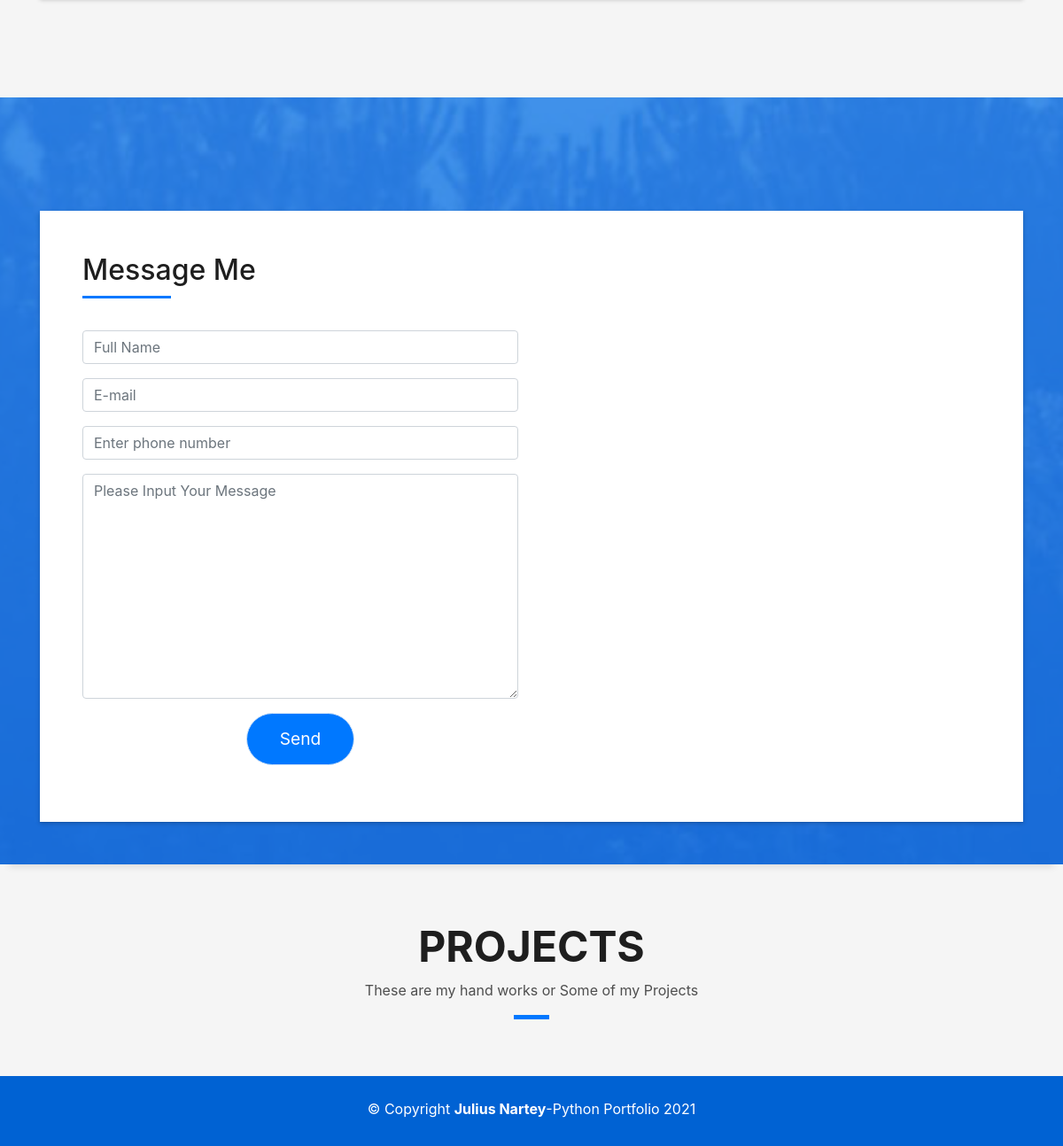
The app's page / (lower part), older data.
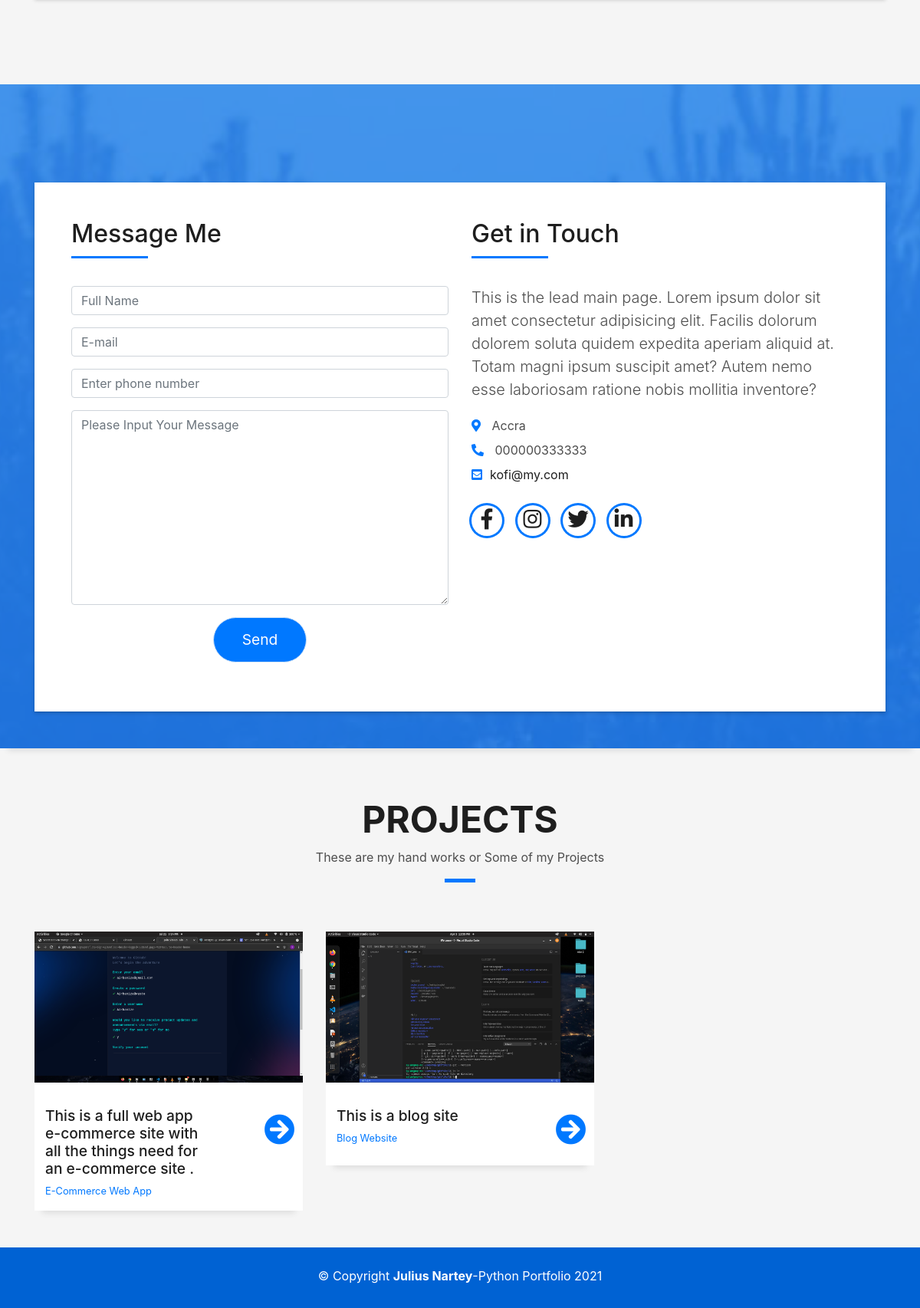
The same page, newer data.
### portfolio/models.py (models this page shows, shortened)
class Touch(models.Model):
    lead = models.TextField(max_length=500, blank=True)
    location = models.CharField(max_length=100, blank=True)
    telephone = models.CharField(max_length=20, blank=True)
    email = models.EmailField(blank=True)

class Project(models.Model):
    description = models.TextField(max_length=500, blank=True)
    title = models.CharField(max_length=50, blank=True)
    image = models.ImageField(blank=True)
    link = models.URLField(blank=True)
    gitlink = models.URLField(blank=True)

### portfolio/views.py (the view)
# urls.py: path('', views.home_list, name='home_list'),
def home_list(request):
    home = Home.objects.all()
    touch = Touch.objects.all()
    project = Project.objects.all()
    if request.method == 'POST':
        form = ContactForm(request.POST)
        if form.is_valid():
                form.send()
        return redirect('portfolio:home_list')
    else:
        form = ContactForm()
    return render(request, 'portfolio/base.html', { 'form': form,
                                                    'home':home,
                                                    'touch':touch,
                                                    'project':project})

### portfolio/forms.py (shortened to what this page needs)
class ContactForm(forms.Form):
    name = forms.CharField(max_length=120,widget=forms.TextInput(attrs={'class':'form-control', 'placeholder':'Full Name'}))
    email = forms.EmailField(widget=forms.EmailInput(attrs={'class':'form-control', 'placeholder':'E-mail'}))
    phone_number = forms.CharField(widget=forms.TextInput(attrs={'class':'form-control', 'placeholder':'Enter phone number'}))
    message = forms.CharField(widget=forms.Textarea(attrs={'class':'form-control', 'placeholder':'Please Input Your Message'}))

### templates/portfolio/base.html (shortened to what this page needs)
{% load static %}
<!DOCTYPE html>
<html lang="en">
<head>
  <link href="{% static 'css/bootstrap.min.css' %}" rel="stylesheet" />
  <link href="{% static 'css/font-awesome.min.css' %}" rel="stylesheet" />
  <link href="{% static 'css/owl.carousel.min.css' %}" rel="stylesheet" />
  <link href="{% static 'css/venobox.css' %}" rel="stylesheet">
  <link href="{% static 'css/custom.css' %}" rel="stylesheet">
  <link href="{% static "css/style.css" %}" rel="stylesheet">
  <link rel="stylesheet" href="https://use.fontawesome.com/releases/v5.15.3/css/all.css"
>
</head>
<body id="page-top">
  {% include 'portfolio/home.html' %}
  {% include 'portfolio/contact.html' %}
  {% include 'portfolio/projects.html' %}
  </main>
  <footer>
    <div class="container">
      <div class="row">
        <div class="col-sm-12">
          <div class="copyright-box">
            <p class="copyright">&copy; Copyright <strong>Julius Nartey</strong>-Python Portfolio 2021</p>
          </div>
        </div>
      </div>
    </div>
  </footer>
</body>
</html>

### templates/portfolio/home.html (shortened to what this page needs)
    {% for home in home %}
    <main id="main">
      <section id="about" class="about-mf sect-pt4 route">
        <div class="container">
          <div class="row">
            <div class="col-sm-12">
            </div>
          </div>
        </div>
      </section>
      {% endfor %}

### templates/portfolio/contact.html (shortened to what this page needs)
{% load crispy_forms_tags %}
<section class="paralax-mf footer-paralax bg-image sect-mt4 route"
  style="background-image: url(assets/img/overlay-bg.jpg)">
  <div class="container">
    <div class="row">
      <div class="col-sm-12">
        <div class="contact-mf">
          <div id="contact" class="box-shadow-full">
            <div class="row">
              <div class="col-md-6">
                <div class="title-box-2">
                  <h5 class="title-left">
                    Message Me
                  </h5>
                </div>
                <div>
                  <div class="row">
                    <div class="col-md-12 mb-3">
                      <form method="post">
                        {{ form|crispy }}
                        <div class="col-md-12 text-center">
                          <button type="submit" class="button button-a button-big button-rouded">Send</button>
                        </div>
                      </form>
                    </div>
                  </div>
                </div>
              </div>
              {% for t in touch %}
              <div class="col-md-6">
                <div class="title-box-2 pt-4 pt-md-0">
                  <h5 class="title-left">
                    Get in Touch
                  </h5>
                </div>
                <div class="more-info">
                  <p class="lead">
                    {{t.lead}}
                  </p>
                  <ul class="list-ico">
                    <li><span class="fas fa-map-marker-alt"></span> {{ t.location }}</li>
                    <li><span class="fas fa-phone-alt"></span> {{ t.telephone }}</li>
                    <li><a href=""><span class="fas fa-envelope-square"></span>{{ t.email }} </a></li>
                  </ul>
                </div>
                <div class="socials">
                  <ul>
                    <li><a href="https://web.facebook.com/julius.nartey.71"><span class="ico-circle"><i
                            class="fab fa-facebook-f"></i></span></a></li>
                    <li><a href="https://instagram.com/narteyjulius2"><span class="ico-circle"><i
                            class="fab fa-instagram"></i></span></a></li>
                    <li><a href="http://twitter.com/@sylar71845646"><span class="ico-circle"><i
                            class="fab fa-twitter"></i></span></a></li>
                    <li><a href="https://www.linkedin.com/in/julius-nartey-16b5441b0/"><span class="ico-circle"><i
                            class="fab fa-linkedin-in"></i></span></a></li>
                  </ul>
                </div>
              </div>
              {% endfor %}
            </div>
          </div>
        </div>
      </div>
    </div>
  </div>
</section>

### templates/portfolio/projects.html (shortened to what this page needs)
<section id="work" class="portfolio-mf sect-pt4 route">
  <div class="container">
    <div class="row">
      <div class="col-sm-12">
        <div class="title-box text-center">
          <h3 class="title-a">
            Projects
          </h3>
          <p class="subtitle-a">
            These are my hand works or Some of my Projects
          </p>
          <div class="line-mf"></div>
        </div>
      </div>
    </div>
    <div class="row">
      {% for p in project %}
      <div class="col-md-4">
        <div class="work-box">
          <a href="{{p.image.url}}" data-gall="portfolioGallery" class="venobox">
            <div class="work-img">
              <img src="{{p.image.url}}" alt="" class="img-fluid">
            </div>
          </a>
          <div class="work-content">
            <div class="row">
              <div class="col-sm-8">
                <h2 class="w-title"> {{p.description}} </h2>
                <div class="w-more">
                  <a href="{{ p.gitlink }}">
                    <span class="w-ctegory"> {{p.title}} </span>
                  </a>
                </div>
              </div>
              <div class="col-sm-4">
                <div class="w-like">
                  <a href="{{p.link}}"> <span class="fas fa-arrow-circle-right"></span></a>
                </div>
              </div>
            </div>
          </div>
        </div>
      </div>
      {% endfor %}
    </div>
  </div>
</section>

### portfolio/static/css/style.css (style rules this page uses)
body { background-color: #f5f5f5; color: #4e4e4e; }
h1, h2, h3, h4, h5, h6 { color: #1e1e1e; }
a { color: #1e1e1e; transition: all 0.5s ease-in-out; }
.box-shadow, .paralax-mf, .service-box, .work-box, .card-blog { box-shadow: 0 13px 8px -10px rgba(0, 0, 0, 0.1); }
.bg-image { background-repeat: no-repeat; background-attachment: fixed; background-size: cover; background-position: center center; }
.paralax-mf { position: relative; padding: 8rem 0; }
.sect-pt4 { padding-top: 4rem; }
.sect-mt4 { margin-top: 4rem; }
.title-box { margin-bottom: 4rem; }
.title-a { font-size: 3rem; font-weight: bold; text-transform: uppercase; }
.subtitle-a { color: #4e4e4e; }
.line-mf { width: 40px; height: 5px; background-color: #0078ff; margin: 0 auto; }
.title-box-2 { margin-bottom: 3rem; }
.title-left { font-size: 2rem; position: relative; }
.title-left:before { content: ''; position: absolute; height: 3px; background-color: #0078ff; width: 100px; bottom: -12px; }
.box-shadow-full { padding: 3rem 1.25rem; position: relative; background-color: #fff; margin-bottom: 3rem; z-index: 2; box-shadow: 0 1px 1px 0 rgba(0, 0, 0, 0.06), 0 2px 5px 0 rgba(0, 0, 0, 0.2); }
@media (min-width: 768px) { .box-shadow-full { padding: 3rem; } }
.socials { padding: 1.5rem 0; }
.socials ul li { display: inline-block; }
.socials .ico-circle { height: 40px; width: 40px; font-size: 1.7rem; border-radius: 50%; line-height: 1.4; margin: 0 15px 0 0; box-shadow: 0 0 0 3px #0078ff; transition: all 500ms ease; }
.ul-resect, .socials ul, .list-ico, .blog-wrapper .post-meta ul, .box-comments .list-comments, .widget-sidebar .list-sidebar, .widget-tags ul { list-style: none; padding-left: 0; margin-bottom: 0; }
.list-ico { line-height: 2; }
.list-ico span { color: #0078ff; margin-right: 10px; }
.ico-circle { height: 100px; width: 100px; font-size: 2rem; border-radius: 50%; line-height: 1.55; margin: 0 auto; text-align: center; box-shadow: 0 0 0 10px #0078ff; display: block; }
.button { display: inline-block; padding: .3rem .6rem; text-align: center; vertical-align: middle; -webkit-user-select: none; -moz-user-select: none; -ms-user-select: none; user-select: none; font-size: 1rem; border-radius: .3rem; border: 1px solid transparent; transition: all 500ms ease; cursor: pointer; }
.button-a { background-color: #0078ff; color: #fff; border-color: #cde1f8; }
.button-big { padding: .9rem 2.3rem; font-size: 1.2rem; }
.button-rouded { border-radius: 5rem; }
.work-box { margin-bottom: 3rem; -webkit-backface-visibility: hidden; backface-visibility: hidden; background-color: #fff; }
.work-img { display: block; overflow: hidden; }
.work-img img { transition: all 1s; }
.work-content { padding: 2rem 3% 1rem 4%; }
.work-content .w-more { color: #4e4e4e; font-size: .8rem; }
.work-content .w-more .w-ctegory { color: #0078ff; }
.work-content .w-like { font-size: 2.5rem; color: #0078ff; float: right; }
.work-content .w-like a { color: #0078ff; }
.w-title { font-size: 1.2rem; }
.footer-paralax { padding: 4rem 0 0 0; }
.contact-mf { margin-top: 4rem; }
footer { text-align: center; color: #fff; padding: 25px 0; background: #0062d3; }
footer .copyright { margin-bottom: .3rem; }

Row changes from the older to the newer data that the page shows:
added Touch: lead "This is the lead main page. Lorem ipsum dolor sit amet consectetur adipisicing elit. Facilis dolorum dolorem soluta quidem expedita aperiam aliquid at. Totam magni ipsum suscipit amet? Autem nemo esse laboriosam ratione nobis mollitia inventore?", location "Accra", telephone "000000333333", email "kofi@my.com"
added Project: image (picture), description "This is a full web app e-commerce site with all the things need for an e-commerce site .", title "E-Commerce Web App"
added Project: image (picture), description "This is a blog site", title "Blog Website"
